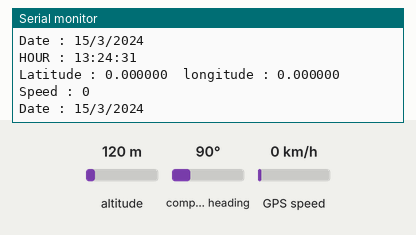
The sketch below on a simulated Arduino Mega 2560, built with avr-gcc and run on an emulated ATmega2560. On the bench: the last lines printed to the serial monitor. The inputs (shaded band) are chosen by the test bench; at power-on: altitude 120 m, GPS speed 0 km/h, compass heading 90°. The GPS gets a fix after 3 s at 37.7749, -122.4194 with 8 satellites.

Above: at 1.2 s.
1.3 s: altitude set to 20 m
At 1.9 s:
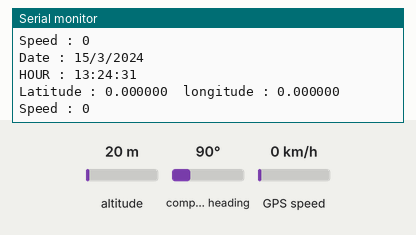
3.7 s: GPS speed set to 2 km/h
At 5.0 s:
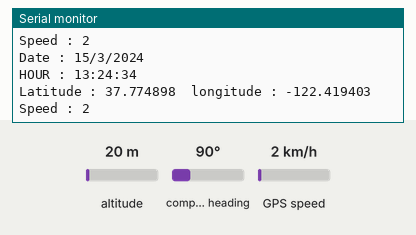
5.2 s: GPS speed set to 30 km/h
At 6.2 s:
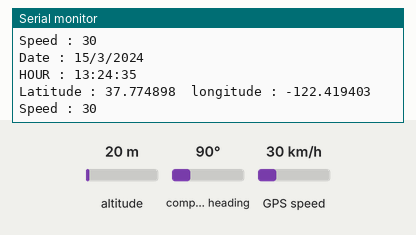
Timing chart, 0 to 8.2 s (numbered marks = the images above; inputs shaded):
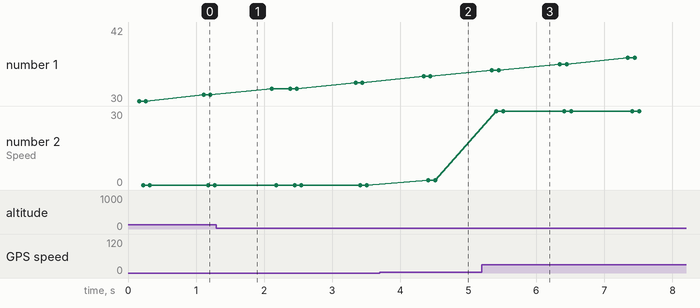

The sketch:

gps_taslak1_son_calisma.ino
```cpp
 /*
modified on Sep 27, 2020
Modified by MohammedDamirchi from https://github.com/mikalhart/TinyGPSPlus
Home
*/
//gps arduino mega rover luna**********/
/*
 * Siyah: GND
    Yeşil: TX
    Sarı: RX
    Kırmızı: + 5V
    Beyaz: SDA
    Turuncu: SCL
    Çap: 53mm
    Kablo Uzunluğu: ~15cm
    Ağırlık: 31gr.
 */

#include <TinyGPS++.h>
#include <SoftwareSerial.h>
static const int RXPin = 13, TXPin = 12; //i change it myself and it is work
static const uint32_t GPSBaud = 9600;

TinyGPSPlus gps;
SoftwareSerial ss(RXPin, TXPin);

float Latitude;
float Longitude;
int Speed;
int hours;
int minutes;
int seconde;
int days;
int months;
int years;


void setup()
{
  Serial.begin(9600);
  ss.begin(GPSBaud);

  Serial.println(F("DeviceExample.ino"));
  Serial.println(F("A simple demonstration of TinyGPS++ with an attached GPS module"));
  Serial.print(F("Testing TinyGPS++ library v. ")); Serial.println(TinyGPSPlus::libraryVersion());
  Serial.println(F("by Mikal Hart"));
  Serial.println();
}

void loop()
{
  // This sketch displays information every time a new sentence is correctly encoded.
  while (ss.available() > 0)
    if (gps.encode(ss.read()))
      displayInfo();

  if (millis() > 5000 && gps.charsProcessed() < 10)
  {
    Serial.println(F("No GPS detected: check wiring."));
    while(true);
  }
}

void displayInfo()
{
  //Serial.print(F("Location: "));
  if (gps.location.isValid())
  {
    Latitude = gps.location.lat();
    Longitude = gps.location.lng();

    /*Serial.print(Latitude,6);
    Serial.print(F(","));
    Serial.print(Longitude,6);*/
  }
  /*else
  {
    Serial.print(F("INVALID"));
  }*/

  //Serial.print(F("  Date/Time: "));
  if (gps.date.isValid())
  {
    days = gps.date.day();
    months = gps.date.month() ;
    years = gps.date.year() ;

   /* Serial.print(days);
    Serial.print(F("/"));
    Serial.print(months);
    Serial.print(F("/"));
    Serial.print(years);*/
  }
  /*else
  {
    Serial.print(F("INVALID"));
  }*/

  //Serial.print(F(" "));
  if (gps.time.isValid())
  {
    hours = gps.time.hour()+3;
    minutes = gps.time.minute();
    seconde = gps.time.second();

    /*if (gps.time.hour() < 10) Serial.print(F("0"));
    Serial.print(hours);
    Serial.print(F(":"));
    if (gps.time.minute() < 10) Serial.print(F("0"));
    Serial.print(minutes);
    Serial.print(F(":"));
    if (gps.time.second() < 10) Serial.print(F("0"));
    Serial.print(seconde);*/
  }
  /*else
  {
    Serial.print(F("INVALID"));
  }*/
  if (gps.speed.isValid())
  {
    Speed = gps.speed.kmph();
    //Serial.print("  speed :");Serial.println(Speed);
  }
  /*else{
    Serial.println(" invalid speed");
  }*/
    Serial.println();

    Serial.print("Date : ");Serial.print(days);Serial.print("/");Serial.print(months);Serial.print("/");Serial.println(years);
    Serial.print("HOUR : ");Serial.print(hours);Serial.print(":");Serial.print(minutes);Serial.print(":");Serial.println(seconde);
    Serial.print("Latitude : ");Serial.print(Latitude,6);Serial.print("  ");Serial.print("longitude : ");Serial.println(Longitude,6);
    Serial.print("Speed : ");Serial.println(Speed);

    Serial.println();
}
```

Measured:
- after the input at 3.7 s, the serial monitor: prints a new line after 0.71 s (image 2)
- after the input at 5.2 s, the serial monitor: prints a new line after 0.21 s (image 3)
- plotted number 2: 2 → 30 after the input at 5.2 s
